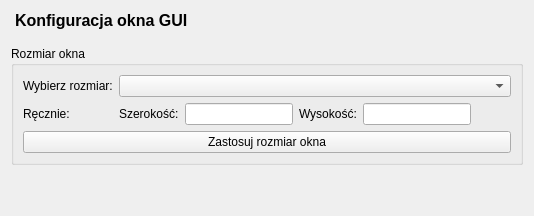
<?xml version="1.0" encoding="UTF-8"?>
<ui version="4.0">
 <class>ConfigTab</class>
 <widget class="QWidget" name="ConfigTab">
  <layout class="QVBoxLayout" name="verticalLayout">
   <item>
    <widget class="QLabel" name="labelTitle">
     <property name="text">
      <string>Konfiguracja okna GUI</string>
     </property>
     <property name="styleSheet">
      <string>font-size: 16px; font-weight: bold; margin-bottom: 10px;</string>
     </property>
    </widget>
   </item>
   <item>
    <widget class="QGroupBox" name="groupConfig">
     <property name="title">
      <string>Rozmiar okna</string>
     </property>
     <layout class="QFormLayout" name="formLayout">
      <item row="0" column="0">
       <widget class="QLabel" name="labelPreset">
        <property name="text">
         <string>Wybierz rozmiar:</string>
        </property>
       </widget>
      </item>
      <item row="0" column="1">
       <widget class="QComboBox" name="preset_combo"/>
      </item>
      <item row="1" column="0">
       <widget class="QLabel" name="labelManual">
        <property name="text">
         <string>Ręcznie:</string>
        </property>
       </widget>
      </item>
      <item row="1" column="1">
       <layout class="QHBoxLayout" name="wh_box">
        <item>
         <widget class="QLabel" name="labelWidth">
          <property name="text">
           <string>Szerokość:</string>
          </property>
         </widget>
        </item>
        <item>
         <widget class="QLineEdit" name="width_input"/>
        </item>
        <item>
         <widget class="QLabel" name="labelHeight">
          <property name="text">
           <string>Wysokość:</string>
          </property>
         </widget>
        </item>
        <item>
         <widget class="QLineEdit" name="height_input"/>
        </item>
        <item>
         <spacer name="horizontalSpacer">
          <property name="orientation">
           <enum>Qt::Horizontal</enum>
          </property>
          <property name="sizeHint" stdset="0">
           <size>
            <width>40</width>
            <height>20</height>
           </size>
          </property>
         </spacer>
        </item>
       </layout>
      </item>
      <item row="2" column="0" colspan="2">
       <widget class="QPushButton" name="apply_btn">
        <property name="text">
         <string>Zastosuj rozmiar okna</string>
        </property>
       </widget>
      </item>
     </layout>
    </widget>
   </item>
   <item>
    <spacer name="verticalSpacer">
     <property name="orientation">
      <enum>Qt::Vertical</enum>
     </property>
     <property name="sizeHint" stdset="0">
      <size>
       <width>20</width>
       <height>40</height>
      </size>
     </property>
    </spacer>
   </item>
  </layout>
 </widget>
 <resources/>
 <connections/>
</ui>
